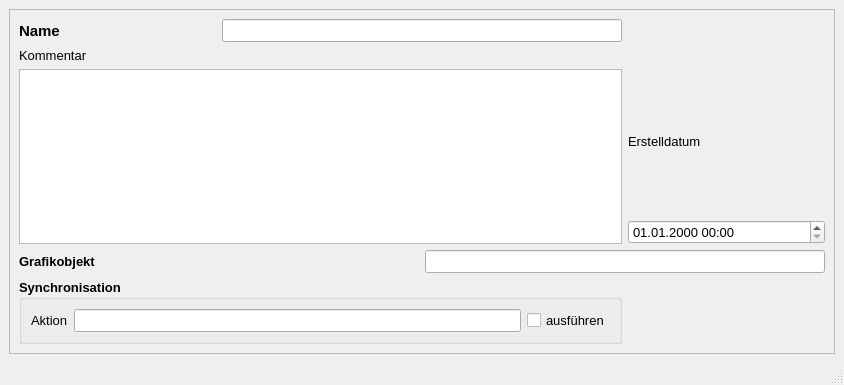
<?xml version="1.0" encoding="UTF-8"?>
<ui version="4.0">
 <class>MainWindow</class>
 <widget class="QMainWindow" name="MainWindow">
  <property name="enabled">
   <bool>true</bool>
  </property>
  <property name="geometry">
   <rect>
    <x>0</x>
    <y>0</y>
    <width>844</width>
    <height>385</height>
   </rect>
  </property>
  <property name="minimumSize">
   <size>
    <width>650</width>
    <height>300</height>
   </size>
  </property>
  <property name="font">
   <font>
    <family>Tahoma</family>
    <pointsize>10</pointsize>
   </font>
  </property>
  <property name="windowTitle">
   <string>Siedlungstyp</string>
  </property>
  <widget class="QWidget" name="centralwidget">
   <layout class="QGridLayout" name="gridLayout">
    <item row="0" column="0">
     <widget class="QScrollArea" name="scrollArea">
      <property name="widgetResizable">
       <bool>true</bool>
      </property>
      <widget class="QWidget" name="scrollAreaWidgetContents">
       <property name="geometry">
        <rect>
         <x>0</x>
         <y>0</y>
         <width>820</width>
         <height>308</height>
        </rect>
       </property>
       <layout class="QGridLayout" name="gridLayout_2">
        <item row="0" column="0">
         <widget class="QLabel" name="label">
          <property name="font">
           <font>
            <family>Tahoma</family>
            <pointsize>11</pointsize>
            <weight>75</weight>
            <bold>true</bold>
           </font>
          </property>
          <property name="text">
           <string>Name</string>
          </property>
         </widget>
        </item>
        <item row="0" column="1" colspan="2">
         <widget class="QLineEdit" name="tgnam">
          <property name="toolTip">
           <string>&lt;html&gt;&lt;head/&gt;&lt;body&gt;&lt;p&gt;Eindeutige Bezeichnung&lt;/p&gt;&lt;/body&gt;&lt;/html&gt;</string>
          </property>
          <property name="statusTip">
           <string>Eindeutige Bezeichnung</string>
          </property>
         </widget>
        </item>
        <item row="1" column="0" colspan="2">
         <widget class="QLabel" name="label_14">
          <property name="text">
           <string>Kommentar</string>
          </property>
         </widget>
        </item>
        <item row="2" column="0" rowspan="2" colspan="3">
         <widget class="QTextEdit" name="kommentar">
          <property name="toolTip">
           <string>&lt;html&gt;&lt;head/&gt;&lt;body&gt;&lt;p&gt;Platz für zusätzliche Kommentare&lt;/p&gt;&lt;/body&gt;&lt;/html&gt;</string>
          </property>
          <property name="statusTip">
           <string>Platz für zusätzliche Kommentare</string>
          </property>
         </widget>
        </item>
        <item row="2" column="3">
         <widget class="QLabel" name="label_70">
          <property name="font">
           <font>
            <family>Tahoma</family>
            <pointsize>10</pointsize>
            <weight>50</weight>
            <bold>false</bold>
           </font>
          </property>
          <property name="text">
           <string>Erstelldatum</string>
          </property>
         </widget>
        </item>
        <item row="3" column="3">
         <widget class="QgsDateTimeEdit" name="createdat">
          <property name="font">
           <font>
            <family>Tahoma</family>
            <pointsize>10</pointsize>
            <weight>50</weight>
            <bold>false</bold>
           </font>
          </property>
          <property name="currentSection">
           <enum>QDateTimeEdit::DaySection</enum>
          </property>
          <property name="displayFormat">
           <string>dd.MM.yyyy HH:mm</string>
          </property>
         </widget>
        </item>
        <item row="4" column="0" colspan="2">
         <widget class="QLabel" name="label_21">
          <property name="font">
           <font>
            <family>Tahoma</family>
            <pointsize>10</pointsize>
            <weight>75</weight>
            <bold>true</bold>
           </font>
          </property>
          <property name="text">
           <string>Grafikobjekt</string>
          </property>
         </widget>
        </item>
        <item row="4" column="2" colspan="2">
         <widget class="QLineEdit" name="objekt">
          <property name="toolTip">
           <string>&lt;html&gt;&lt;head/&gt;&lt;body&gt;&lt;p&gt;Textbeschreibung (WKT) des Grafikobjekts&lt;/p&gt;&lt;/body&gt;&lt;/html&gt;</string>
          </property>
          <property name="statusTip">
           <string>Textbeschreibung des Grafikobjekts</string>
          </property>
         </widget>
        </item>
        <item row="5" column="0" colspan="3">
         <widget class="QGroupBox" name="groupBox_sync">
          <property name="font">
           <font>
            <family>Tahoma</family>
            <pointsize>10</pointsize>
            <weight>75</weight>
            <bold>true</bold>
           </font>
          </property>
          <property name="title">
           <string>Synchronisation</string>
          </property>
          <layout class="QGridLayout" name="gridLayout_3">
           <item row="0" column="0">
            <widget class="QLabel" name="label_19">
             <property name="font">
              <font>
               <family>Tahoma</family>
               <pointsize>10</pointsize>
               <weight>50</weight>
               <bold>false</bold>
              </font>
             </property>
             <property name="text">
              <string>Aktion</string>
             </property>
            </widget>
           </item>
           <item row="0" column="1">
            <widget class="QLineEdit" name="aktion">
             <property name="toolTip">
              <string>&lt;html&gt;&lt;head/&gt;&lt;body&gt;&lt;p&gt;Maßnahme zur Synchronisation&lt;/p&gt;&lt;/body&gt;&lt;/html&gt;</string>
             </property>
             <property name="statusTip">
              <string>Maßnahme zur Synchronisation</string>
             </property>
            </widget>
           </item>
           <item row="0" column="2">
            <widget class="QCheckBox" name="status">
             <property name="font">
              <font>
               <family>Tahoma</family>
               <pointsize>10</pointsize>
               <weight>50</weight>
               <bold>false</bold>
              </font>
             </property>
             <property name="toolTip">
              <string>Synchronisation aktivieren</string>
             </property>
             <property name="statusTip">
              <string>Synchronisation aktivieren</string>
             </property>
             <property name="text">
              <string>ausführen</string>
             </property>
            </widget>
           </item>
          </layout>
         </widget>
        </item>
       </layout>
      </widget>
     </widget>
    </item>
   </layout>
  </widget>
  <widget class="QMenuBar" name="menubar">
   <property name="geometry">
    <rect>
     <x>0</x>
     <y>0</y>
     <width>844</width>
     <height>27</height>
    </rect>
   </property>
  </widget>
  <widget class="QStatusBar" name="statusbar"/>
 </widget>
 <customwidgets>
  <customwidget>
   <class>QgsDateTimeEdit</class>
   <extends>QDateTimeEdit</extends>
   <header>qgsdatetimeedit.h</header>
  </customwidget>
 </customwidgets>
 <tabstops>
  <tabstop>tgnam</tabstop>
  <tabstop>kommentar</tabstop>
 </tabstops>
 <resources/>
 <connections/>
</ui>
